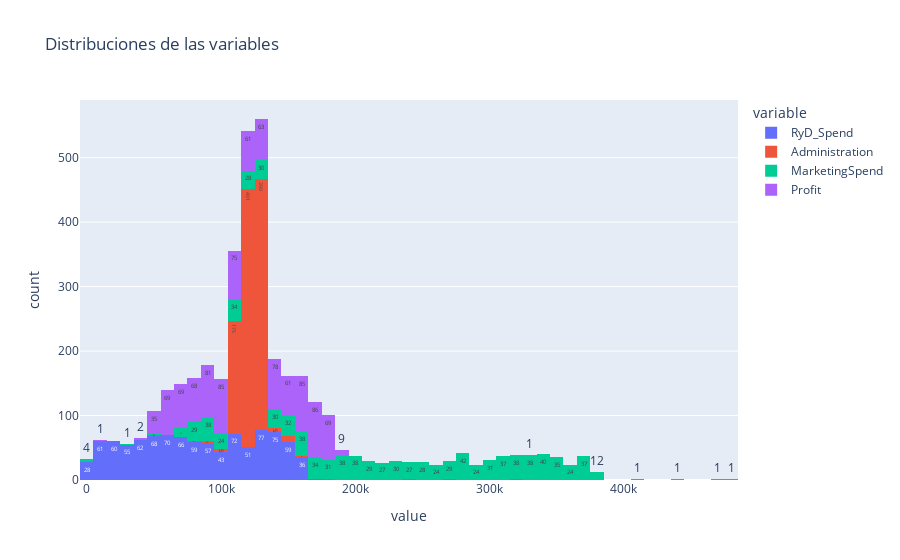

The code cell stored with this chart in its notebook:
### Markdown cell above
A partir del boxplot y el scatterplot podemos ver que hay potenciales outliers en las columnas Administration, Profit y MarketingSpend.

### Code cell
px.histogram(
    df_companies[['RyD_Spend','Administration','MarketingSpend', 'Profit']],
    title = 'Distribuciones de las variables', text_auto=True
)

### Figure 1 — Plotly figure (JSON) as saved in the notebook; plotly's stock layout.template omitted (floating-point values rounded to 4 significant figures; data arrays with more than 128 entries replaced by an {"elided": "..."} marker saying what was removed)
{"data": [{"alignmentgroup": "True", "bingroup": "x", "hovertemplate": "variable=RyD_Spend<br>value=%{x}<br>count=%{y}<extra></extra>", "legendgroup": "RyD_Spend", "marker": {"color": "#636efa", "pattern": {"shape": ""}}, "name": "RyD_Spend", "offsetgroup": "RyD_Spend", "orientation": "v", "showlegend": true, "texttemplate": "%{value}", "type": "histogram", "x": {"elided": "1000 float values"}, "xaxis": "x", "yaxis": "y"}, {"alignmentgroup": "True", "bingroup": "x", "hovertemplate": "variable=Administration<br>value=%{x}<br>count=%{y}<extra></extra>", "legendgroup": "Administration", "marker": {"color": "#EF553B", "pattern": {"shape": ""}}, "name": "Administration", "offsetgroup": "Administration", "orientation": "v", "showlegend": true, "texttemplate": "%{value}", "type": "histogram", "x": {"elided": "1000 float values"}, "xaxis": "x", "yaxis": "y"}, {"alignmentgroup": "True", "bingroup": "x", "hovertemplate": "variable=MarketingSpend<br>value=%{x}<br>count=%{y}<extra></extra>", "legendgroup": "MarketingSpend", "marker": {"color": "#00cc96", "pattern": {"shape": ""}}, "name": "MarketingSpend", "offsetgroup": "MarketingSpend", "orientation": "v", "showlegend": true, "texttemplate": "%{value}", "type": "histogram", "x": {"elided": "1000 float values"}, "xaxis": "x", "yaxis": "y"}, {"alignmentgroup": "True", "bingroup": "x", "hovertemplate": "variable=Profit<br>value=%{x}<br>count=%{y}<extra></extra>", "legendgroup": "Profit", "marker": {"color": "#ab63fa", "pattern": {"shape": ""}}, "name": "Profit", "offsetgroup": "Profit", "orientation": "v", "showlegend": true, "texttemplate": "%{value}", "type": "histogram", "x": {"elided": "1000 float values"}, "xaxis": "x", "yaxis": "y"}], "layout": {"barmode": "relative", "legend": {"title": {"text": "variable"}, "tracegroupgap": 0}, "title": {"text": "Distribuciones de las variables"}, "xaxis": {"anchor": "y", "domain": [0, 1], "title": {"text": "value"}}, "yaxis": {"anchor": "x", "domain": [0, 1], "title": {"text": "count"}}}}
